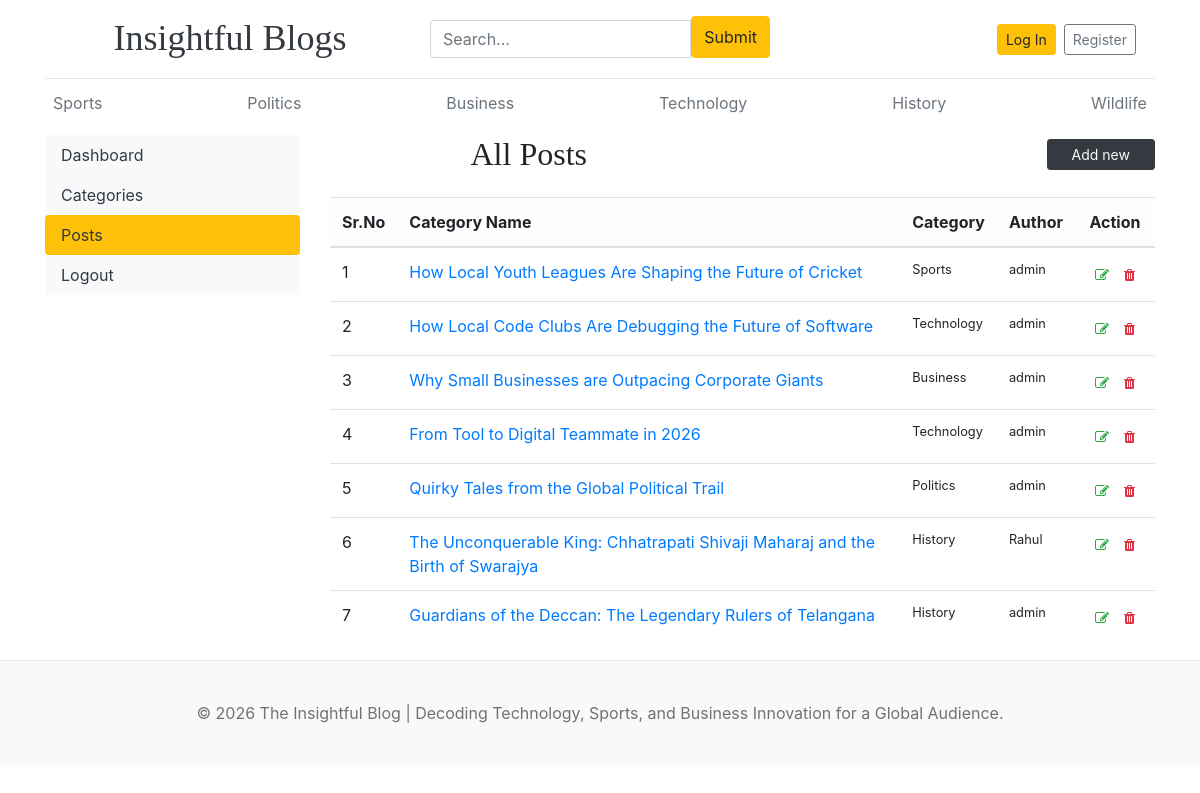
/dashboard/posts/, run on an earlier commit of the app's database.
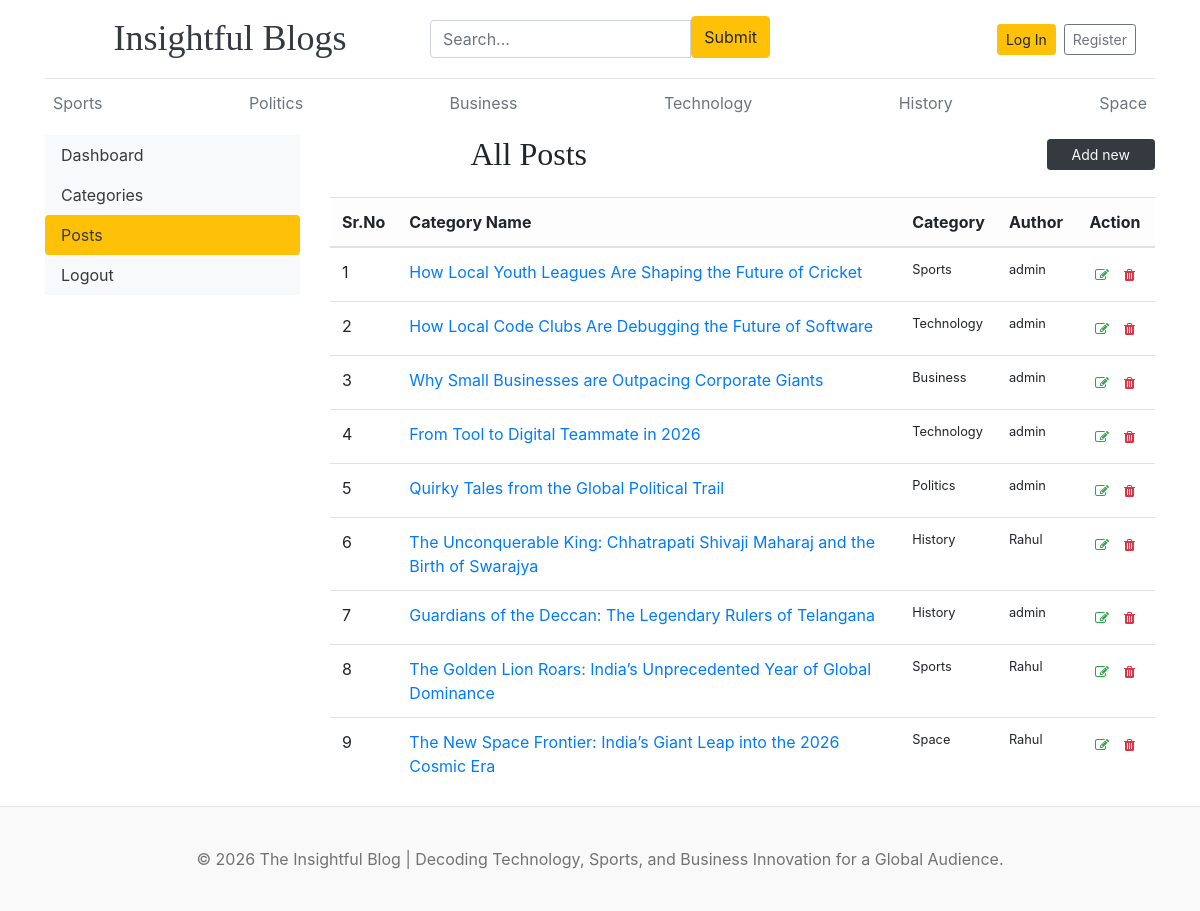
And on a later commit of the database.
### blogs/models.py (models this page shows, shortened)
class Category(models.Model):
    category_name = models.CharField(max_length=50, unique=True)
    created_at = models.DateTimeField(auto_now_add=True)
    updated_at = models.DateTimeField(auto_now_add=True)
    class Meta:
        verbose_name_plural = "Categories"
    def __str__(self):
        return self.category_name

class Blog(models.Model):
    title = models.CharField(max_length=100)
    slug = models.SlugField(max_length=150, unique=True, blank=True)
    category = models.ForeignKey(Category, on_delete=models.CASCADE)
    author = models.ForeignKey(User, on_delete=models.CASCADE)
    featured_image = models.ImageField(upload_to="uploads/%Y/%m/%d")
    short_description = models.TextField(max_length=500)
    blog_body = models.TextField(max_length=2000)
    status = models.CharField(max_length=20, choices=STATUS_CHOICES, default="Draft")
    is_featured = models.BooleanField(default=False)
    created_at = models.DateTimeField(auto_now_add=True)
    updated_at = models.DateTimeField(auto_now_add=True)

### dashboards/views.py (the view)
# urls.py: path('posts/', views.posts, name='posts'),
def posts(request):
    posts = Blog.objects.all()
    context = {
        "posts": posts,
    }
    return render(request, "dashboard/posts.html", context)

### blogs/context_processors.py (called while the page is built)
def get_categories(request):
    categories = Category.objects.all()
    return dict(categories=categories)

def get_social_links(request):
    social_links = SocialLink.objects.all()
    return dict(social_links=social_links)

### templates/dashboard/posts.html
{% extends 'base.html' %}
{% block content %}
<div class="row">
    {% include 'dashboard/sidebar.html' %}
    <div class="col-md-9">
        <div class="row align-items-center gy-3 mb-4">
            <div class="col-12 col-md-8 col-lg-6 text-center text-lg-start">
                <h2 class="mb-0">All Posts</h2>
            </div>
            <div class="col-12 col-md-4 col-lg-6 d-flex justify-content-center justify-content-lg-end">
                <a href="{% url 'add_post' %}"
                    class="btn btn-dark btn-sm text-light text-decoration-none shadow-sm px-4">
                    Add new
                </a>
            </div>
        </div>
        <div class="table-responsive">
            <table class="table table-hover align-middle">
                <thead class="table-light">
                    <tr>
                        <th>Sr.No</th>
                        <th>Category Name</th>
                        <th class="d-none d-md-table-cell">Category</th>
                        <th class="d-none d-lg-table-cell">Author</th>
                        <th class="text-center">Action</th>
                    </tr>
                </thead>
                <tbody>
                    {% for post in posts %}
                    <tr>
                        <td>{{ forloop.counter }}</td>
                        <td class="fw-bold"><a href="">{{ post.title }}</a></td>
                        <td class="d-none d-md-table-cell small">{{ post.category }}</td>
                        <td class="d-none d-lg-table-cell small">{{ post.author }}</td>
                        <td class="text-center">
                            <div class="btn-group" role="group">
                                <a href="{% url 'edit_post' post.id %}" class="btn btn-sm btn-outline-success border-0">
                                    <i class="fa fa-edit"></i>
                                </a>
                                <a href="{% url 'delete_post' post.id %}" class="btn btn-sm btn-outline-danger border-0">
                                    <i class="fa fa-trash"></i>
                                </a>
                            </div>
                        </td>
                    </tr>
                    {% empty %}
                    <tr>
                        <td colspan="5" class="text-center text-muted">No posts found.</td>
                    </tr>
                    {% endfor %}
                </tbody>
            </table>
        </div>
    </div>
</div>
{% endblock %}

### templates/base.html (shortened to what this page needs)
{% load static %}
<!DOCTYPE html>
<html lang="en">
<head>
    <link href="https://getbootstrap.com/docs/4.0/dist/css/bootstrap.min.css" rel="stylesheet">
    <link href="{% static 'css/blog.css' %}" rel="stylesheet">
    <link rel="stylesheet" href="https://cdnjs.cloudflare.com/ajax/libs/font-awesome/4.7.0/css/font-awesome.min.css">
</head>
<body>
    <div class="container">
        <header class="blog-header py-3 container">
            <div class="row gy-3 justify-content-between align-items-center">
                <div class="col-12 col-lg-4 text-center text-lg-start">
                    <a class="blog-header-logo text-dark h4 text-decoration-none fw-bold" href="/">Insightful Blogs</a>
                </div>
                <div class="col-12 col-lg-4">
                    <form action="{% url 'search' %}" method="GET">
                        <div class="input-group mb-1">
                            <input class="form-control mt-1" type="text" name="keyword" value="{{ keyword }}"
                                placeholder="Search..." aria-label="Search" aria-describedby="button-search" />
                            <button class="btn btn-warning" id="button-search" type="submit">Submit</button>
                        </div>
                    </form>
                </div>
                <div class="col-12 col-lg-4 d-flex justify-content-center justify-content-lg-end align-items-center">
                    {% if not user.is_authenticated %}
                    <a class="btn btn-sm btn-warning m-1" href="{% url 'login' %}">Log In</a>
                    <a class="btn btn-sm btn-outline-secondary m-1" href="{% url 'register' %}">Register</a>
                    {% else %}
                    <div class="text-muted small me-3"><a href="{% url 'dashboard' %}">Dashboard</a></div>
                    &ensp;
                    <a href="{% url 'logout' %}"
                        class="btn btn-sm btn-link text-danger text-decoration-none p-0">Logout</a>
                    {% endif %}
                </div>
            </div>
        </header>
        <div class="nav-scroller py-1 mb-2">
            <nav class="nav d-flex justify-content-between">
                {% for cat in categories %}
                <a class="p-2 text-muted" href="{% url 'posts_by_category' cat.id %}">{{cat.category_name}}</a>
                {% endfor %}
            </nav>
        </div>
        {% block content %}
        {% endblock %}
    </div>
    <footer class="blog-footer">
        <p>© 2026 The Insightful Blog | Decoding Technology, Sports, and Business Innovation for a Global Audience.</p>
    </footer>
</body>
</html>

### templates/dashboard/sidebar.html (shortened to what this page needs)
<div class="col-md-3">
    <div class="nav flex-column nav-pills bg-light" aria-orientation="vertical">
        <a href="{% url 'dashboard' %}" class="nav-link text-dark {% if '/dashboard/' == request.path %} bg-warning {% endif %}">Dashboard</a>
        <a href="{% url 'categories' %}" class="nav-link text-dark {% if '/categories/' in request.path %} bg-warning {% endif %}">Categories</a>
        <a href="{% url 'posts' %}" class="nav-link text-dark {% if '/posts/' in request.path %} bg-warning {% endif %}">Posts</a>
        <a href="" class="nav-link text-dark">Logout</a>
    </div>
</div>

### static/css/blog.css (style rules this page uses)
.blog-header { border-bottom: 1px solid #e5e5e5; }
.blog-header-logo { font-family: "Playfair Display", Georgia, "Times New Roman", serif; font-size: 2.25rem; }
h1, h2, h3, h4, h5, h6 { font-family: "Playfair Display", Georgia, "Times New Roman", serif; }
.blog-footer { padding: 2.5rem 0; color: #727272; text-align: center; background-color: #f9f9f9; border-top: .05rem solid #e5e5e5; }
.blog-footer p:last-child { margin-bottom: 0; }

What changed in the data, as far as the page shows it:
changed Category: category_name "Wildlife" → "Space"
added Blog: title "The Golden Lion Roars: India’s Unprecedented Year of Global Dominance", category "Sports", author "Rahul"
added Blog: title "The New Space Frontier: India’s Giant Leap into the 2026 Cosmic Era", category "Space", author "Rahul"
